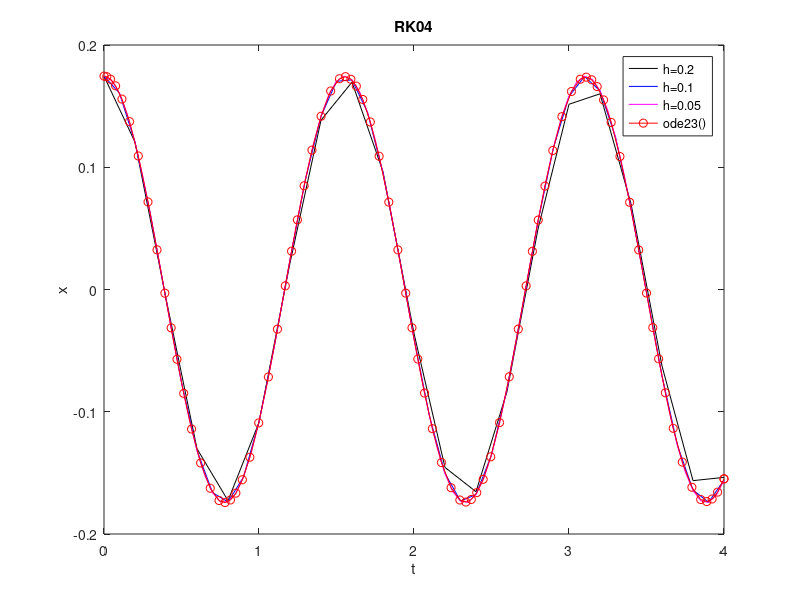

Source code (MATLAB):
function RK04C()

close all
clear all

s = pi/18;
% Solving the ODE for
% 0<t<4 with x1(0)=s and x2(0)=0

%Own RK4 Solver
[t1,x1]=MyRK4Sys(@dxdt,[0 4],[s 0],0.2);                                     %[range of t,x and h]
[t2,x2]=MyRK4Sys(@dxdt,[0 4],[s 0],0.1);
[t3,x3]=MyRK4Sys(@dxdt,[0 4],[s 0],0.05);

%Matlab Solver
[tmat,xmat]=ode23(@dxdt,[0 4],[s 0]);
plot(t1,x1(:,1),'k-',t2,x2(:,1),'b-',t3,x3(:,1),'m-',tmat,xmat(:,1),'ro-')  %[ploting the result]
legend('h=0.2','h=0.1','h=0.05','ode23()');
xlabel('t');
ylabel('x');
title("RK04");

function [t,x]=MyRK4Sys(ODEfunc,tspan,x0,h)
%This function uses 4th order Runge-Kutta method to solve a
%system of ODEs
t=tspan(1):h:tspan(2);
x(1,:)=x0;
for n=1:length(t)-1
    k1=ODEfunc(t(n),x(n,:))';
    k2=ODEfunc(t(n)+(h/2),x(n,:)+(h/2)*k1)';
    k3=ODEfunc(t(n)+(h/2),x(n,:)+(h/2)*k2)';
    k4=ODEfunc(t(n)+h,x(n,:)+h*k3)';
    x(n+1,:)=x(n,:)+((1/6)*k1+(1/3)*(k2+k3)+(1/6)*k4)*h;
end
 
 
function xp=dxdt(t,x)                                                         %[function for the ODE, canonical form]
xp(1)=x(2);
xp(2)=-16.35.*x(1);
xp=xp';